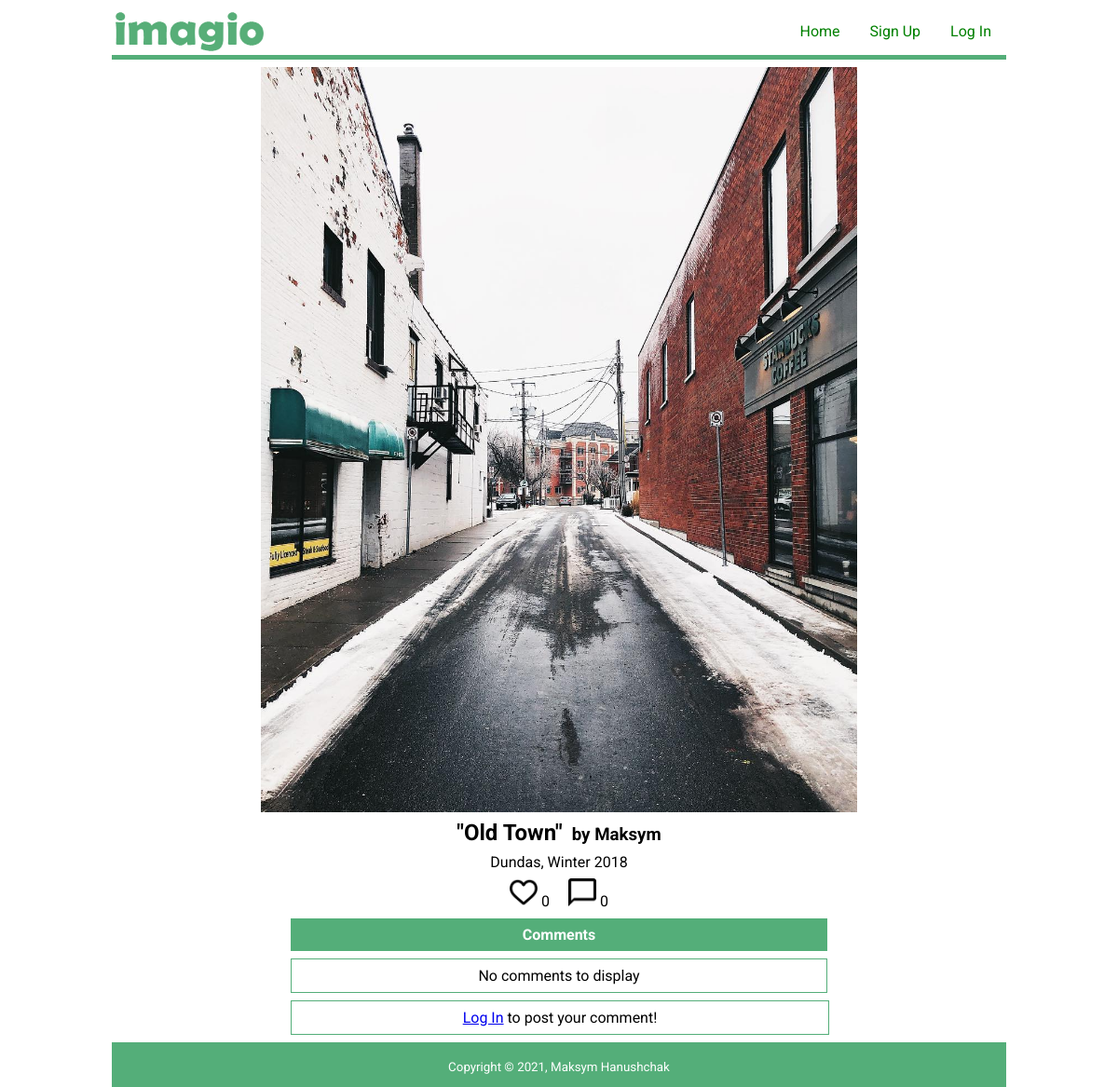
The app's page /view.php?id=17 with its own data.
### tables this page shows
CREATE TABLE `images` (
  `image_id` int(10) NOT NULL,
  `user_id` int(10) NOT NULL,
  `image_reference` varchar(255) NOT NULL,
  `image_title` varchar(255) NOT NULL,
  `image_description` varchar(255) NOT NULL,
  `image_metadata` varchar(255) NOT NULL
);

CREATE TABLE `users` (
  `user_id` int(10) NOT NULL,
  `user_email` varchar(255) NOT NULL,
  `user_password` varchar(255) NOT NULL,
  `display_name` varchar(16) NOT NULL,
  `user_admin` tinyint(1) NOT NULL DEFAULT 0,
  `user_enabled` tinyint(1) NOT NULL DEFAULT 1
);

### htdocs/view.php (the view, shortened to what this page needs)
<?php if(!isset($_SESSION)) { session_start(); }
$image_id = filter_input(INPUT_GET, "id", FILTER_SANITIZE_NUMBER_INT);
if($image_id !== null && $image_id !== false)
{
    try
    {
        require 'components/connect.php';
        $select_image_sql = "SELECT * FROM images WHERE image_id = ?;";
        $select_user_sql = "SELECT display_name FROM users WHERE user_id = ?;";
        $stmt = $dbh->prepare($select_image_sql);
        $stmt->execute([$image_id]);
        $selected_image = $stmt->fetch();
        if($selected_image)
        {
            $image_title = $selected_image["image_title"];
            $image_description = $selected_image["image_description"];
            $image_filename = $selected_image["image_reference"];
            $image_author_id = $selected_image["user_id"];
            $stmt = $dbh->prepare($select_user_sql);
            $stmt->execute([$image_author_id]);
            $selected_user = $stmt->fetch();
            if($selected_user)
            {
                $author_name = $selected_user["display_name"];
            }
            else
            {
                $author_name = "Unknown";
            }
            $likes_count_sql = "SELECT COUNT(*) FROM likes WHERE image_id = ?;";
            $stmt = $dbh->prepare($likes_count_sql);
            $stmt->execute([$image_id]);
            $like_count = $stmt->fetch()["COUNT(*)"];
            $comments_output = "";
            $comments_count_sql = "SELECT COUNT(*) FROM comments WHERE image_id = ?;";
            $stmt = $dbh->prepare($comments_count_sql);
            $stmt->execute([$image_id]);
            $comments_count = $stmt->fetch()["COUNT(*)"];
        }
    }
    catch(Exception $e)
    {
        echo "Error occured: " . $e;
        die();
    }
}
else
{
    echo "Wrong parameters received!";
    die();
}
?>
<!DOCTYPE html>
<html lang="en">
<head>
    <?php include 'head.php'; ?>
</head>
<body>
    <div class="main_container">
        <div class="content_container">
            <?php include 'header.php'; ?>
            <div class="flex_container">
                <div class="flex_content">
                    <?php if($selected_image){?>
                        <img id="imageview" title="<?php echo $image_title ?> &copy; <?php echo $author_name ?>"
                        alt="<?php echo $image_description ?>" src="uploads/<?php echo $image_filename ?>" />
                        <div id="image_metadata">
                        <h2 style="display: inline-block; margin-bottom: 1vh;">"<?php echo $image_title ?>"&nbsp;</h2>
                        <h3 style="display: inline-block;">by <?php echo $author_name ?></h3>
                        <p style="margin-bottom: 1vh;"><?php echo $image_description ?></p>
                        <div id="like_dislike" style="height: 35px;">
                            <?php if(!isset($_SESSION["user_id"])){ ?>
                            <a href="login.php"><img class="guest_like_icon" alt="like icon"
                                    title="Log in to like the image" src="images/like.png"></a>
                            <?php } else if($is_liked_by_current_user){?>
                            <img class="like_icon" id="<?php echo $image_id ?>" value="dislike" alt="liked icon"
                                title="Dislike <?php echo $image_title ?> by <?php echo $author_name ?>"
                                src="images/liked.png">
                            <?php } else { ?>
                            <img class="like_icon" id="<?php echo $image_id ?>" value="like"
                                title="Like <?php echo $image_title ?> by <?php echo $author_name ?>"
                                src="images/like.png">
                            <?php } ?>
                            <p id="total_likes" style="display: inline-block;"><?php echo $like_count ?></p>
                            <a href="#comments_form"><img class="comment_icon" alt="comment icon"
                                title="Comment <?php echo $image_title ?> by <?php echo $author_name ?>"
                                src="images/comment.png"></a>
                                <p id="total_comments" style="display: inline-block;"><?php echo $comments_count ?></p>
                        </div>
                    </div>
                    <div id="image_comments">
                        <span id="comments_header">Comments</span>
                        <div id="comments_output">
                            <?php if($comments_output !== ""){
                                echo $comments_output;
                            } else { ?>
                            <div class='comment' style='text-align: center;'><p>No comments to display</p></div>
                            <?php } ?>
                        </div>
                        <form id="comments_form">
                            <?php if(isset($_SESSION["user_id"])){ ?>
                            <div class="input_container">
                                <span id='comment_success'>Your comment posted successfully!<br><br></span>
                                <span id='comment_error'>Something went wrong... Try again!</span>
                                <label for="comment_text"><b>Leave a comment as <?php echo $_SESSION["display_name"]; ?></b></label>
                                <textarea name="comment_text" id="comment_text" maxlength="255"
                                    style="resize: none;" rows="3" cols="30" placeholder="Type your comment..."
                                    required></textarea>
                                <input type="hidden" id="image_id" value="<?php echo $image_id ?>">
                                <button type="submit" id="comment_submit">Leave Comment</button>
                            </div>
                            <?php } else { ?>
                            <p style="padding-top: 1vh; padding-bottom: 1vh;"><a href="login.php">Log In</a> to post your comment!</p>
                            <?php } ?>
                        </form>
                    </div>
                    <?php } else { ?>
                    <h3 style='margin-top: 10px; color: #f44336'>Requested image doesn't exist</h3>
                    <?php } ?>
                </div>
            </div>
        </div>
        <?php include 'footer.php'; ?>
    </div>
</body>
</html>

### htdocs/css/main.css (style rules this page uses)
* { margin: 0; padding: 0; font-family: 'Roboto', sans-serif; }
body { min-width: 315px; box-sizing: border-box; width: 80%; margin: auto; }
.main_container { position: relative; min-height: 100vh; }
.content_container { padding-bottom: 3rem; }
.flex_container { display: flex; width: 100%; }
.flex_content { display: flex; flex-wrap: wrap; justify-content: space-evenly; align-items: center; align-content: flex-start; flex-direction: row; width: 100%; }
#imageview { max-width: 100%; max-height: 100vh; margin-top: 1vh; margin-bottom: 1vh; pointer-events: none; }
#image_metadata { text-align: center; width: 100%; margin-bottom: 1vh; }
#image_comments { min-width: 60%; text-align: center; margin-bottom: 1vh; }
#comments_header { display: block; width: 100%; padding-top: 1vh; padding-bottom: 1vh; margin-bottom: 1vh; background-color: #54AE79; font-weight: bold; color: white; }
.comment { text-align: left; border: 1px solid #54AE79; padding: 1vh; margin-bottom: 0.5vh; }
.guest_like_icon, .guest_comment_icon { height: 30px; }
.like_icon, .comment_icon { height: 30px; }

### htdocs/css/forms.css (style rules this page uses)
#comments_form { width: 100%; margin-top: 1vh; border: 1px solid #54AE79; }

### records on screen
images: image_reference (picture), image_title "Old Town", image_description "Dundas, Winter 2018"
users: display_name "Maksym"

### other values on screen
$like_count "0"
$comments_count "0"
